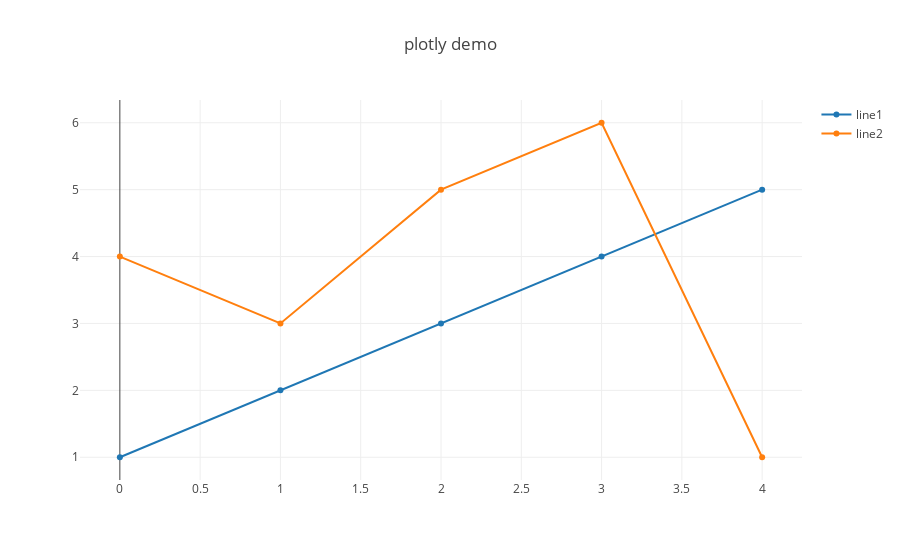

The notebook cell saved with this chart:
### Markdown cell above
### Render

As we use JupyterLab to analysis the data, we provide the [`plotyly`](https://plotly.com/javascript/) interface to draw the graphs.

You can access plotly function like `openDigger.render.plotly(data, config)`;

As for drawing table, you can directly use `console.table` of Node.js.

### Code cell
openDigger.render.plotly([{y: [1,2,3,4,5],name: 'line1'}, {y: [4,3,5,6,1],name: 'line2'}], {title: 'plotly demo'});
console.table([{name: 'John', score:2.4}, {name: 'Lily',score: 3.2}]);

### Figure 1 — Plotly figure (JSON) as saved in the notebook; plotly's stock layout.template omitted (floating-point values rounded to 4 significant figures)
{"data": [{"name": "line1", "y": [1, 2, 3, 4, 5]}, {"name": "line2", "y": [4, 3, 5, 6, 1]}], "layout": {"autosize": true, "title": {"text": "plotly demo"}, "xaxis": {"autorange": true, "range": [-0.2355, 4.236]}, "yaxis": {"autorange": true, "range": [0.5874, 6.413], "type": "linear"}}}
